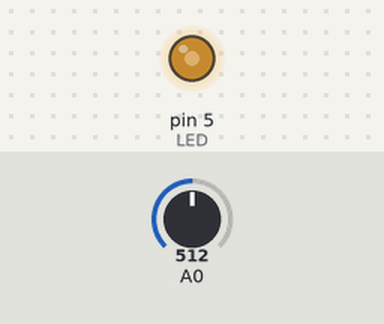
Recording of a sketch running on a simulated Arduino Uno, built with avr-gcc and run on an emulated ATmega328P. Parts: output pins drawn as LEDs (lit = HIGH). Inputs (shaded band) come from the test bench; at power-on: A0 = 512.

Above: at 1.2 s.
1.3 s: A0 set to 716
At 2.5 s:
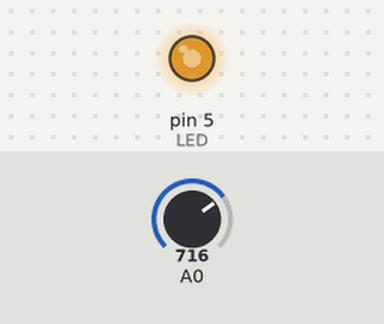
2.8 s: A0 set to 900
At 3.8 s:
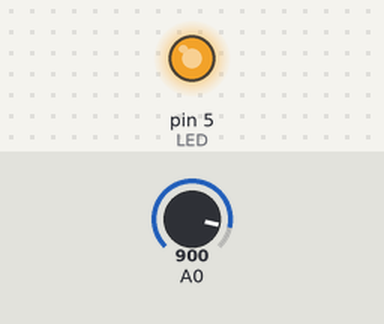
4.3 s: A0 set to 122
At 4.9 s:
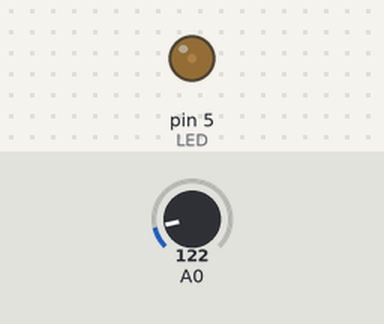
5.8 s: A0 set to 0
At 6.3 s:
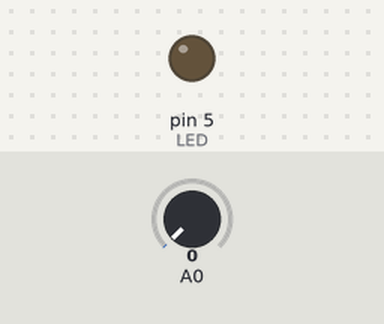
Timing chart, 0 to 8.3 s (numbered marks = the images above; inputs shaded):
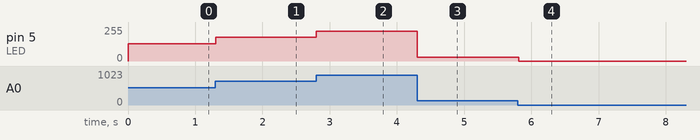

The sketch:

app.ino
```cpp
int LED = 5;

void setup(){
    pinMode(LED,OUTPUT);
}
void loop(){
    int readVal = analogRead(A0);
    int brightVal = readVal / 4;
    analogWrite(LED, brightVal);
    delay(10);
}
```

Measured:
- after the input at 1.3 s, pin 5 (LED): 128/255 → 179/255 at once
- after the input at 2.8 s, pin 5 (LED): 179/255 → 225/255 at once
- after the input at 4.3 s, pin 5 (LED): 225/255 → 30/255 at once
- after the input at 5.8 s, pin 5 (LED): 30/255 → 0/255 at once
